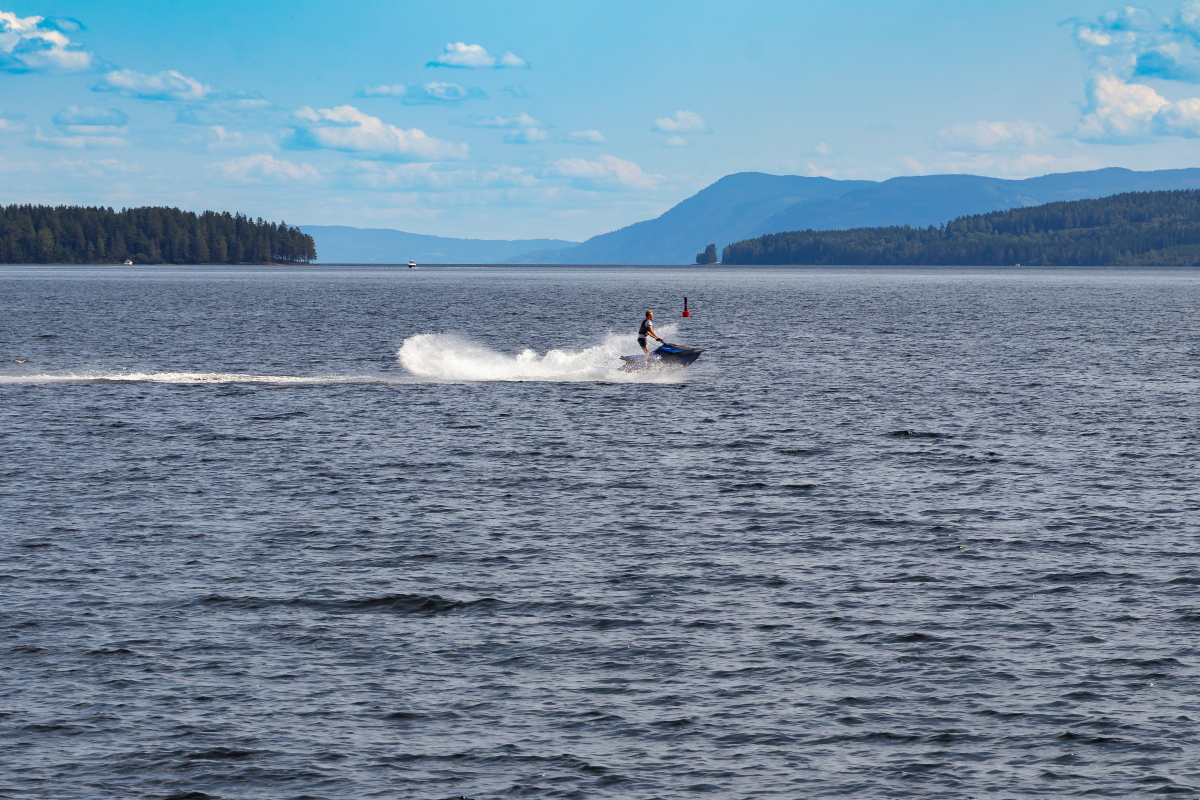
#> input picture IMG_0362.jpg, 2400 x 1600 px (shown at 1/2 size)
$ python -i august_update.py   (imports and definitions only)
#> lines starting #> are read from the running program, lines starting #| are printed output that depends on the picture
from __future__ import annotations

import json
import math
import re
from pathlib import Path

import numpy as np
from PIL import Image, ImageDraw, ImageFilter, ImageOps

ROOT = Path.cwd()
DATE = "2026-08-04"
SOURCE_NAMES = [
    "IMG_0362.jpg", "IMG_0379.jpg", "IMG_0457.jpg", "IMG_0556.jpg",
    "IMG_0616.jpg", "IMG_0629.jpg", "IMG_0664.jpg", "IMG_0678.jpg",
    "IMG_0684.jpg", "IMG_0688.jpg", "IMG_0703.jpg", "IMG_0720.jpg",
    "IMG_0728.jpg", "IMG_0737.jpg", "IMG_0748.jpg", "IMG_0764.jpg",
    "IMG_0782.jpg", "IMG_0842.jpg", "IMG_0858.jpg", "IMG_0906.jpg",
    "IMG_0945.jpg", "IMG_0958.jpg", "IMG_1006.jpg", "IMG_1118.jpg",
    "IMG_1157.jpg", "IMG_1165.jpg", "IMG_1246.jpg", "IMG_1265.jpg",
]
N_SELECT = 12
OUT_DIR = ROOT / "images" / "portfolio" / "natur"
SHARE_DIR = ROOT / "images" / "deling"


def read_text(path: str) -> str:
    return (ROOT / path).read_text(encoding="utf-8")


def write_text(path: str, text: str) -> None:
    (ROOT / path).write_text(text, encoding="utf-8", newline="\n")


# [12 lines left out: functions replace_required, add_css_once, not called in this run]


def normalized_image(path: Path) -> Image.Image:
#> called with path = '../../IMG_0362.jpg'
    with Image.open(path) as source:
#> source is the input picture: PIL image 2400x1600 RGB; mean R, G, B 114.2, 138.2, 159.5
        return ImageOps.exif_transpose(source).convert("RGB")


# [4 lines left out: function ahash, not called in this run]


def metrics(path: Path) -> dict:
    image = normalized_image(path)
    width, height = image.size
    sample = image.copy()
    sample.thumbnail((1000, 1000), Image.Resampling.LANCZOS)
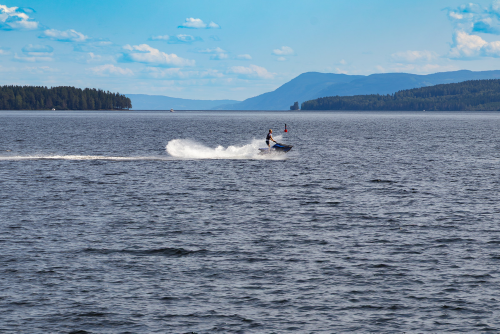
#> sample: PIL image 1000x667 RGB (shown at 1/2 size); mean R, G, B 114.2, 138.2, 159.5
    gray_img = sample.convert("L")
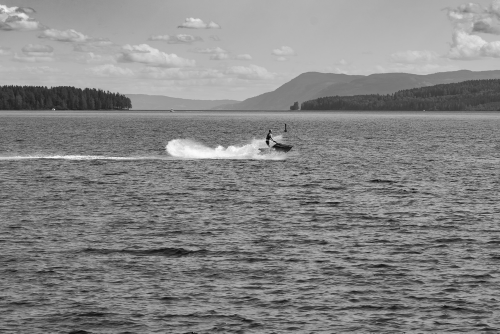
#> gray_img: PIL image 1000x667 L (shown at 1/2 size); min 0, max 255, mean 133.4
    gray = np.asarray(gray_img, dtype=np.float32)
    edges = np.asarray(gray_img.filter(ImageFilter.FIND_EDGES), dtype=np.float32)
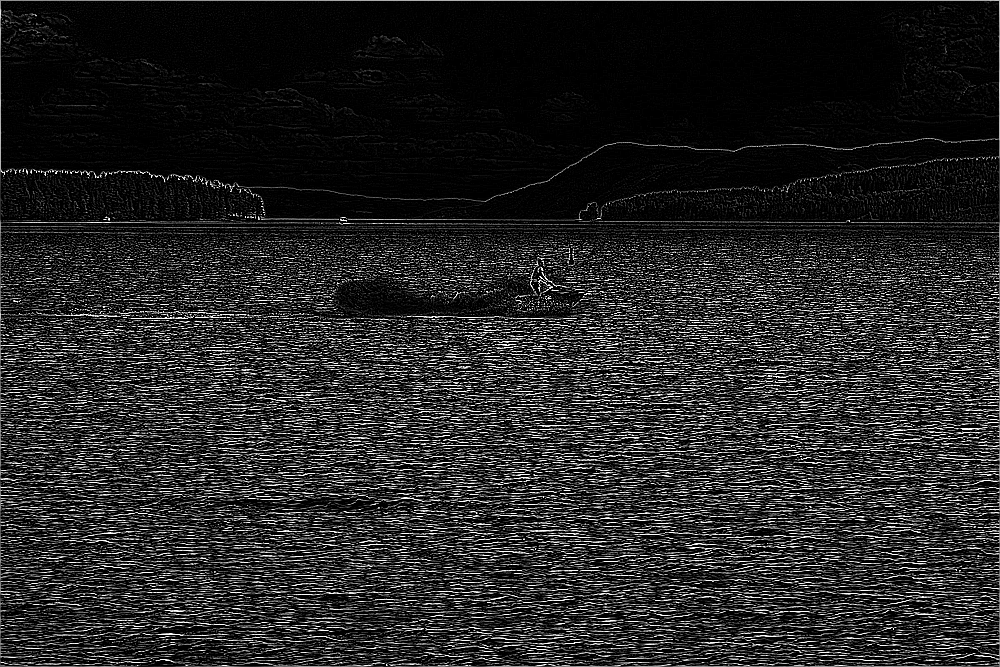
#> edges: shape (667, 1000) float32; min 0, max 255, mean 37.6
    sharpness = float(edges.var())
#> sharpness = 4297.6
    entropy = float(gray_img.entropy())
#> entropy = 7.27
    mean = float(gray.mean())
#> mean = 133.4
    exposure = max(0.0, 1.0 - abs(mean - 128.0) / 128.0)
#> exposure = 0.958
    clipping = float((gray < 5).mean() + (gray > 250).mean())
#> clipping = 0.000108
    megapixels = (width * height) / 1_000_000
    resolution_bonus = min(math.log1p(megapixels), 3.0)
    score = math.log1p(sharpness) * 2.8 + entropy * 1.8 + exposure * 3.0 + resolution_bonus - clipping * 14.0
#> score = 40.95
    return {
#> (the run stopped early here; a loop or call above may not have finished)

$ run again, on IMG_8929.jpg
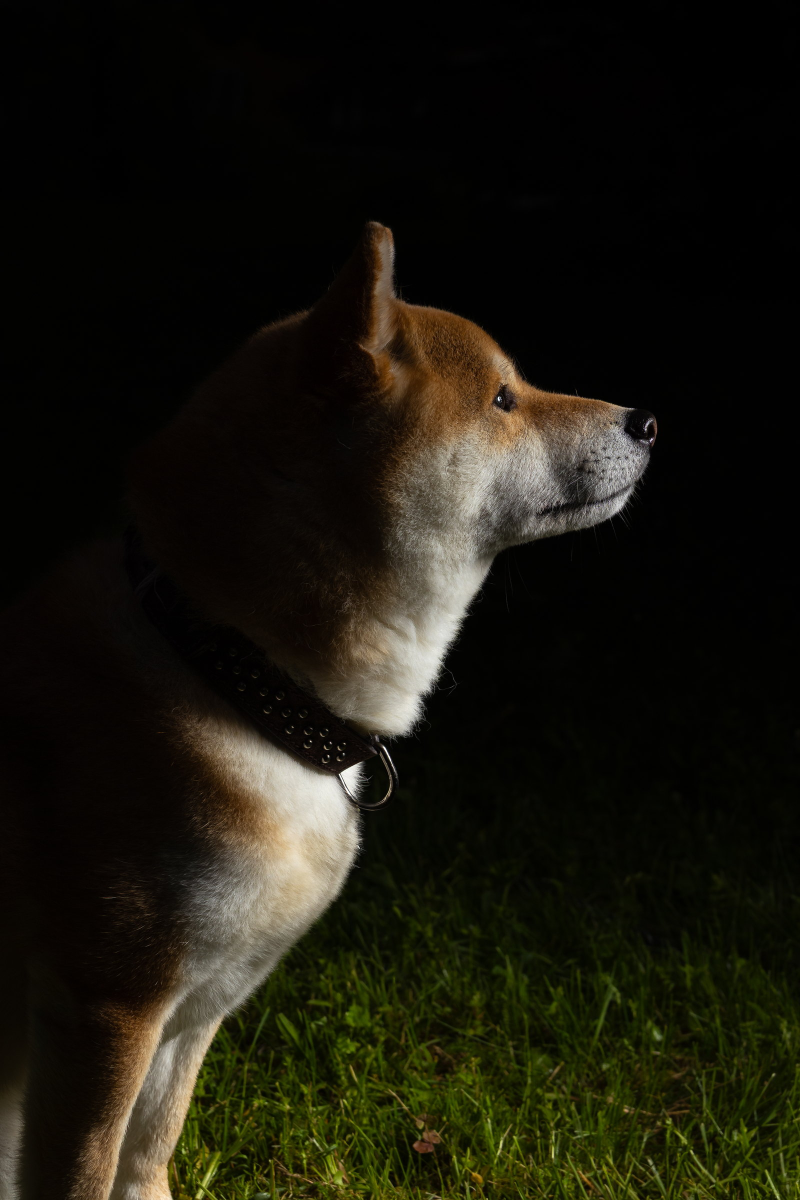
#> input picture IMG_8929.jpg, 1600 x 2400 px (shown at 1/2 size)
#> in normalized_image, source is the input picture: PIL image 1600x2400 RGB; mean R, G, B 25.6, 23.8, 13.7
#> in metrics, `gray_img = sample.convert("L")`:
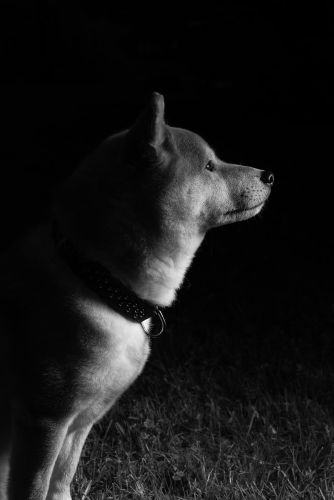
#> gray_img: PIL image 667x1000 L (shown at 1/2 size); min 0, max 255, mean 23.2
#> in metrics, `edges = np.asarray(gray_img.filter(ImageFilter.FIND_EDGES), dtype=np.f..`:
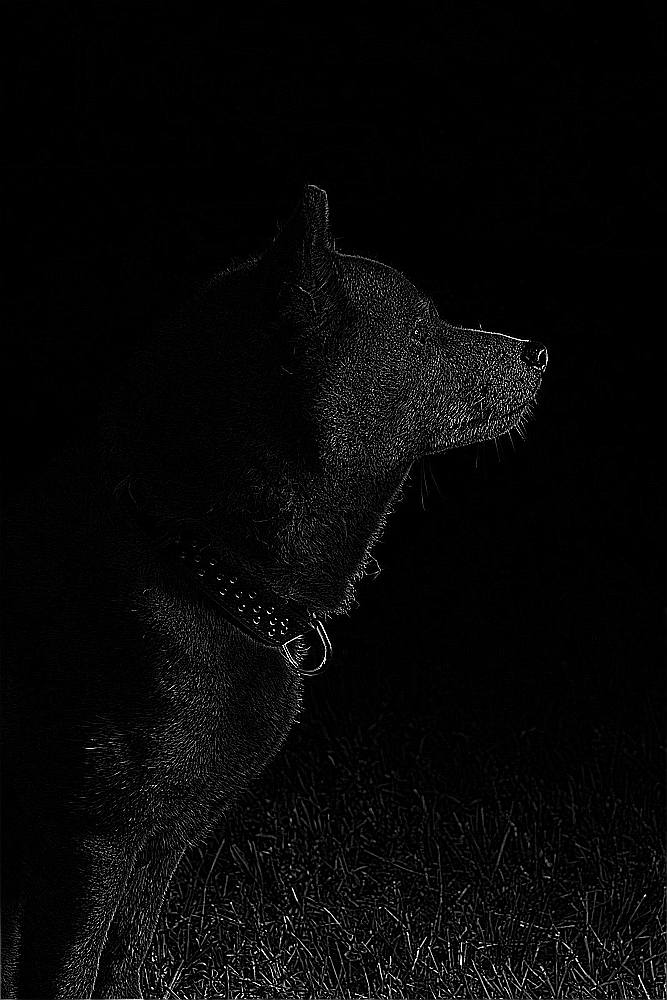
#> edges: shape (1000, 667) float32; min 0, max 255, mean 7.5
#> sharpness = 609.5
#> entropy = 5.28
#> mean = 23.18
#> exposure = 0.181
#> clipping = 0.498
#> score = 22.6

$ run again, on bryllup.jpg
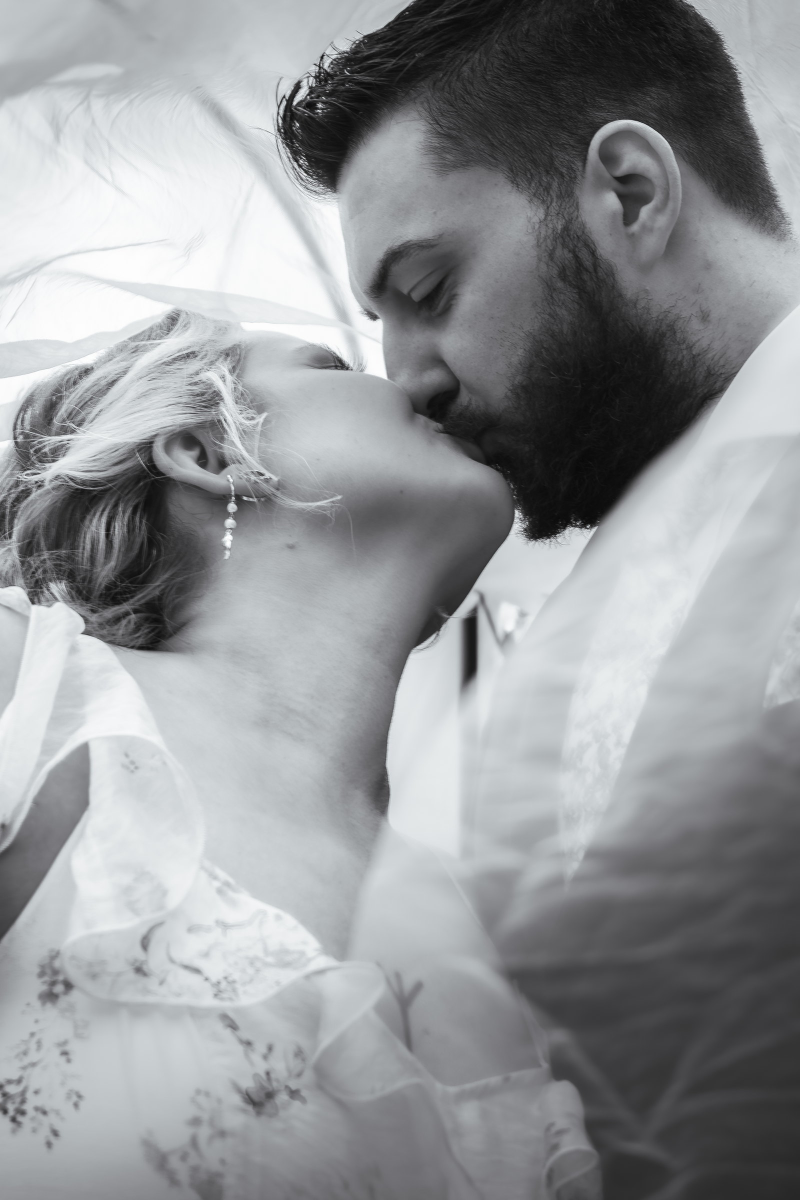
#> input picture bryllup.jpg, 1600 x 2400 px (shown at 1/2 size)
#> in normalized_image, source is the input picture: PIL image 1600x2400 RGB; mean R, G, B 147.7, 150, 152.5
#> in metrics, `sample.thumbnail((1000, 1000), Image.Resampling.LANCZOS)`:
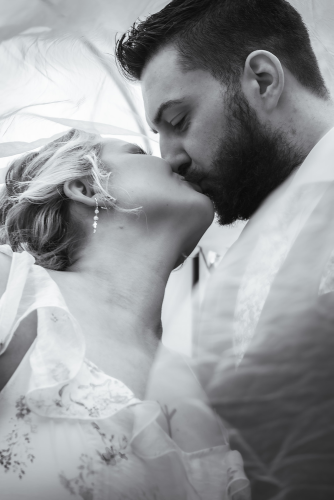
#> sample: PIL image 667x1000 RGB (shown at 1/2 size); mean R, G, B 147.7, 150, 152.5
#> in metrics, `edges = np.asarray(gray_img.filter(ImageFilter.FIND_EDGES), dtype=np.f..`:
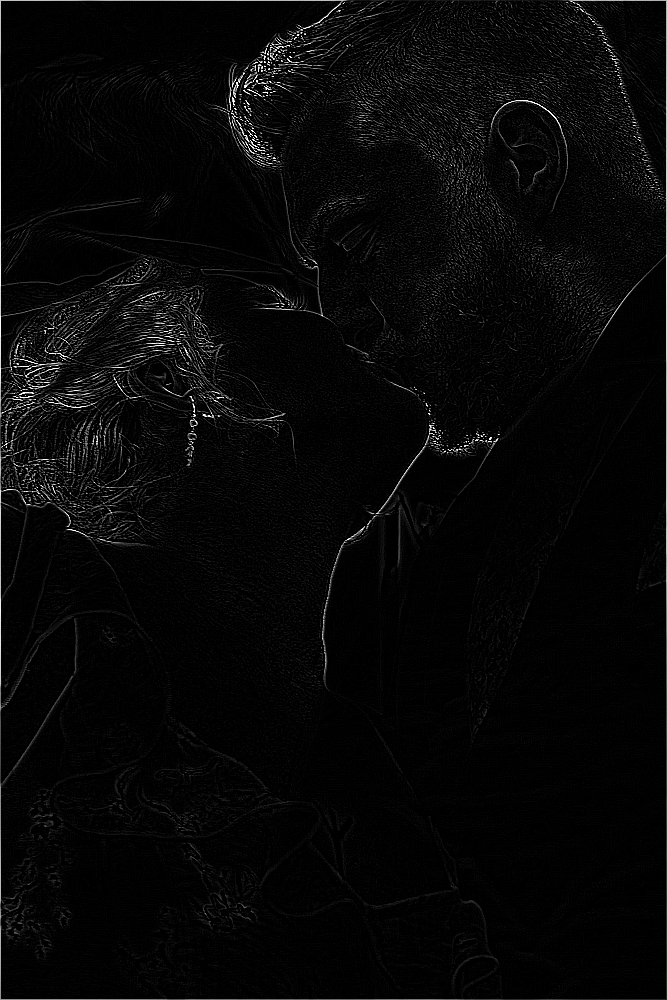
#> edges: shape (1000, 667) float32; min 0, max 255, mean 7.3
#> sharpness = 526.3
#> entropy = 7.8
#> mean = 149.6
#> exposure = 0.832
#> clipping = 0.00889
#> score = 35.53
